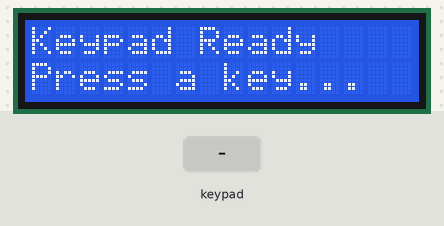
Recording of a sketch running on a simulated ESP32-S3. Parts: 16×2 character LCD. The test bench sets the inputs (shaded band). WiFi joins after 1.5 s; servers stay silent unless stated; uploads are accepted with an empty reply; what the sketch prints to the serial monitor is not drawn.

Above: at 5.6 s.
5.7 s: keypad keys 1 2 1 1 1 0 8 D pressed 0.4 s apart
At 7.4 s:
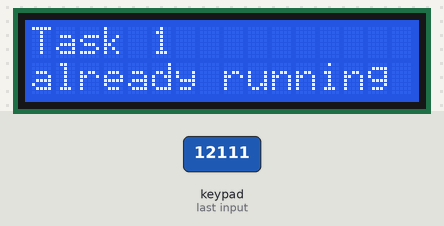
10.4 s: key 'C' pressed
At 11.0 s:
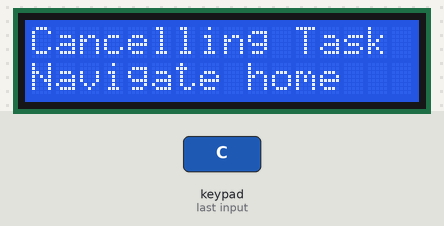
13.4 s: key 'A' pressed
At 14.1 s:
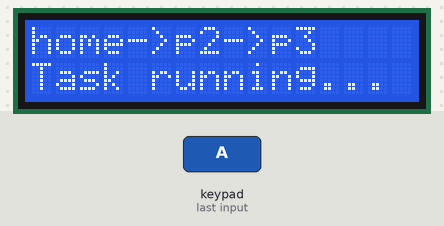
16.4 s: keypad keys 1 3 9 7 2 2 2 D pressed 0.4 s apart
At 21.2 s:
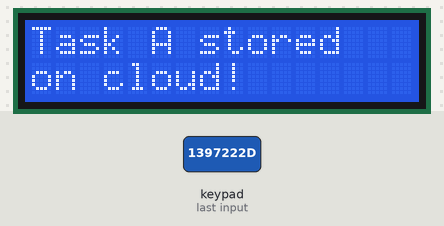
21.5 s: key 'D' pressed
At 22.6 s:
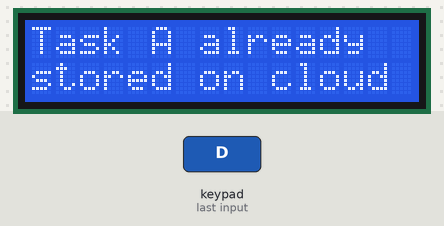
24.3 s: keypad keys 5 4 7 6 D pressed 0.4 s apart
At 27.5 s:
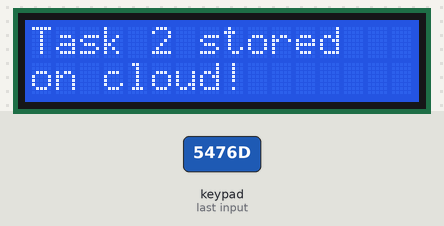
Timing chart, 0 to 28.8 s (numbered marks = the images above; inputs shaded):
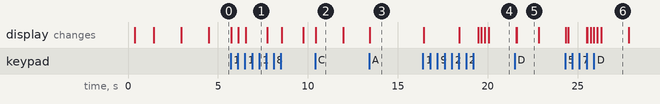

Measured:
- after the input at 5.7 s, the display: first changes at once (image 1 shows a later state)
- after the input at 10.4 s, the display: changes at once (image 2)
- after the input at 13.4 s, the display: changes at once (image 3)
- after the input at 16.4 s, the display: first changes at once (image 4 shows a later state)
- after the input at 21.5 s, the display: first differs from a run without the input after 0.13 s (image 5)
- after the input at 24.3 s, the display: first changes at once (image 6 shows a later state)
- what the display in image 2 shows lasts 1.6 s, from 10.4 s to 12.0 s

The sketch:

lcd_i2c_scanner.ino
```cpp
/**
 * 4x4 Keypad + I2C LCD + WiFi Cloud Upload — ESP32-S3
 * Stores completed task info to a custom REST API when D is pressed
 *
 * Libraries required:
 *   - "Keypad" by Mark Stanley
 *   - "LiquidCrystal I2C" by Frank de Brabander
 *   - WiFi.h and HTTPClient.h (built into ESP32 board package, no install needed)
 */

#include <Keypad.h>
#include <Wire.h>
#include <LiquidCrystal_I2C.h>
#include <WiFi.h>
#include <HTTPClient.h>

// ---------- WiFi credentials ----------
static const char* WIFI_SSID     = "RTM_HighSpeed";
static const char* WIFI_PASSWORD = "AtpL@0214#";

// ---------- REST API config (PLACEHOLDERS — replace with your real values) ----------
static const char* API_ENDPOINT   = "https://192.168.5.115:3000/api/missions";  // <-- replace
static const char* API_AUTH_TOKEN = "your-bearer-token-here";                     // <-- replace, or leave blank if no auth

// ---------- Keypad setup ----------
const byte ROWS = 4;
const byte COLS = 4;

char keys[ROWS][COLS] = {
  {'C','D','A','B'},
  {'9','#','3','6'},
  {'8','0','2','5'},
  {'7','*','1','4'}
};

byte rowPins[ROWS] = {12, 11, 10, 8};
byte colPins[COLS] = {5, 4, 7, 6};

Keypad keypad = Keypad(makeKeymap(keys), rowPins, colPins, ROWS, COLS);

// ---------- LCD setup ----------
#define SDA_PIN 1
#define SCL_PIN 2
#define LCD_ADDR 0x27

LiquidCrystal_I2C lcd(LCD_ADDR, 16, 2);

// ---------- Task state ----------
bool taskRunning = false;
char runningKey = 0;
unsigned long taskStartTime = 0;

char lastCompletedKey = 0;
bool taskStored = false;

const unsigned long TASK_DURATION_MS = 5000;  // placeholder — replace with real completion signal

void showMessage(const String &line1, const String &line2) {
  lcd.clear();
  lcd.setCursor(0, 0);
  lcd.print(line1);
  lcd.setCursor(0, 1);
  lcd.print(line2);
}

String taskLabel(char key) {
  switch (key) {
    case 'A': return "A";
    case 'B': return "B";
    case '1': return "1";
    case '2': return "2";
    default:  return String(key);
  }
}

String taskDescription(char key) {
  switch (key) {
    case 'A': return "home->p2->p3";
    case 'B': return "p3->p2->home";
    case '1': return "Navigate home";
    case '2': return "Go to chg stn";
    default:  return "";
  }
}

// ---------- WiFi connect (called once in setup) ----------
void connectWiFi() {
  showMessage("Connecting WiFi", WIFI_SSID);
  WiFi.begin(WIFI_SSID, WIFI_PASSWORD);

  unsigned long startAttempt = millis();
  while (WiFi.status() != WL_CONNECTED && millis() - startAttempt < 15000) {
    delay(300);
    Serial.print(".");
  }

  if (WiFi.status() == WL_CONNECTED) {
    Serial.println("\nWiFi connected: " + WiFi.localIP().toString());
    showMessage("WiFi Connected", WiFi.localIP().toString());
  } else {
    Serial.println("\nWiFi connection FAILED");
    showMessage("WiFi FAILED", "Check credentials");
  }
  delay(1500);
}

// ---------- Upload a completed task to the REST API ----------
bool uploadTaskToCloud(char key) {
  if (WiFi.status() != WL_CONNECTED) {
    Serial.println("Upload skipped: WiFi not connected");
    return false;
  }

  HTTPClient http;
  http.begin(API_ENDPOINT);
  http.addHeader("Content-Type", "application/json");

  if (strlen(API_AUTH_TOKEN) > 0) {
    http.addHeader("Authorization", String("Bearer ") + API_AUTH_TOKEN);
  }

  // Build JSON payload
  String payload = "{";
  payload += "\"task\":\"" + taskLabel(key) + "\",";
  payload += "\"description\":\"" + taskDescription(key) + "\",";
  payload += "\"timestamp\":" + String(millis());
  payload += "}";

  Serial.println("POST payload: " + payload);

  int httpCode = http.POST(payload);
  bool success = (httpCode >= 200 && httpCode < 300);

  Serial.printf("HTTP response code: %d\n", httpCode);
  if (httpCode > 0) {
    Serial.println("Response: " + http.getString());
  }

  http.end();
  return success;
}

void startTask(char key, const String &line1, const String &line2) {
  taskRunning = true;
  runningKey = key;
  taskStartTime = millis();
  showMessage(line1, line2);
  Serial.printf("Task %c started\n", key);
}

void completeTask() {
  Serial.printf("Task %c complete\n", runningKey);
  lastCompletedKey = runningKey;
  taskStored = false;

  taskRunning = false;
  runningKey = 0;

  showMessage("Task complete", "Ready...");
  delay(1000);
  showMessage("Keypad Ready", "Press a key...");
}

void cancelTask() {
  char cancelledKey = runningKey;
  Serial.printf("Task %c cancelled\n", cancelledKey);

  taskRunning = false;
  runningKey = 0;

  showMessage("Cancelling Task " + taskLabel(cancelledKey), taskDescription(cancelledKey));
  delay(1500);
  showMessage("Keypad Ready", "Press a key...");
}

void handleStore() {
  if (lastCompletedKey == 0) {
    showMessage("No completed task", "to store yet");
    delay(1200);
  } else if (taskStored) {
    showMessage("Task " + taskLabel(lastCompletedKey) + " already", "stored on cloud");
    Serial.printf("D: Task %c already stored\n", lastCompletedKey);
    delay(1200);
  } else {
    showMessage("Task " + taskLabel(lastCompletedKey), "uploading...");
    Serial.printf("D: Uploading Task %c to cloud\n", lastCompletedKey);

    bool success = uploadTaskToCloud(lastCompletedKey);

    if (success) {
      showMessage("Task " + taskLabel(lastCompletedKey) + " stored", "on cloud!");
      taskStored = true;
    } else {
      showMessage("Upload FAILED", "Check WiFi/API");
    }
    delay(1500);
  }

  if (taskRunning) {
    showMessage("Task " + taskLabel(runningKey), "running...");
  } else {
    showMessage("Keypad Ready", "Press a key...");
  }
}

void setup() {
  Serial.begin(115200);
  delay(300);

  Wire.begin(SDA_PIN, SCL_PIN);
  lcd.init();
  lcd.backlight();

  showMessage("I2C OK: 0x27", "LCD Ready");
  delay(1000);

  connectWiFi();

  showMessage("Keypad Ready", "Press a key...");
  Serial.println("=== Keypad + LCD + Cloud Ready ===");
}

void loop() {
  if (taskRunning && millis() - taskStartTime >= TASK_DURATION_MS) {
    completeTask();
  }

  char key = keypad.getKey();
  if (!key) return;

  Serial.printf("Key pressed: %c\n", key);

  if (key == 'C') {
    if (taskRunning) {
      cancelTask();
    } else {
      showMessage("No task running", "Nothing to cancel");
    }
    return;
  }

  if (key == 'D') {
    handleStore();
    return;
  }

  bool isTaskKey = (key == 'A' || key == 'B' || key == '1' || key == '2');

  if (isTaskKey) {
    if (taskRunning) {
      if (key == runningKey) {
        showMessage("Task " + taskLabel(key), "already running");
      } else {
        showMessage("Busy: Task " + taskLabel(runningKey), "Press C to cancel");
      }
      return;
    }

    switch (key) {
      case 'A': startTask('A', "home->p2->p3", "Task running..."); break;
      case 'B': startTask('B', "p3->p2->home", "Task running..."); break;
      case '1': startTask('1', "Navigate to", "home only"); break;
      case '2': startTask('2', "Go to", "charging stn"); break;
    }
    return;
  }

  if (taskRunning) {
    showMessage("Busy: Task " + taskLabel(runningKey), "Press C to cancel");
  } else {
    showMessage("Key pressed:", String(key));
  }
}
```
